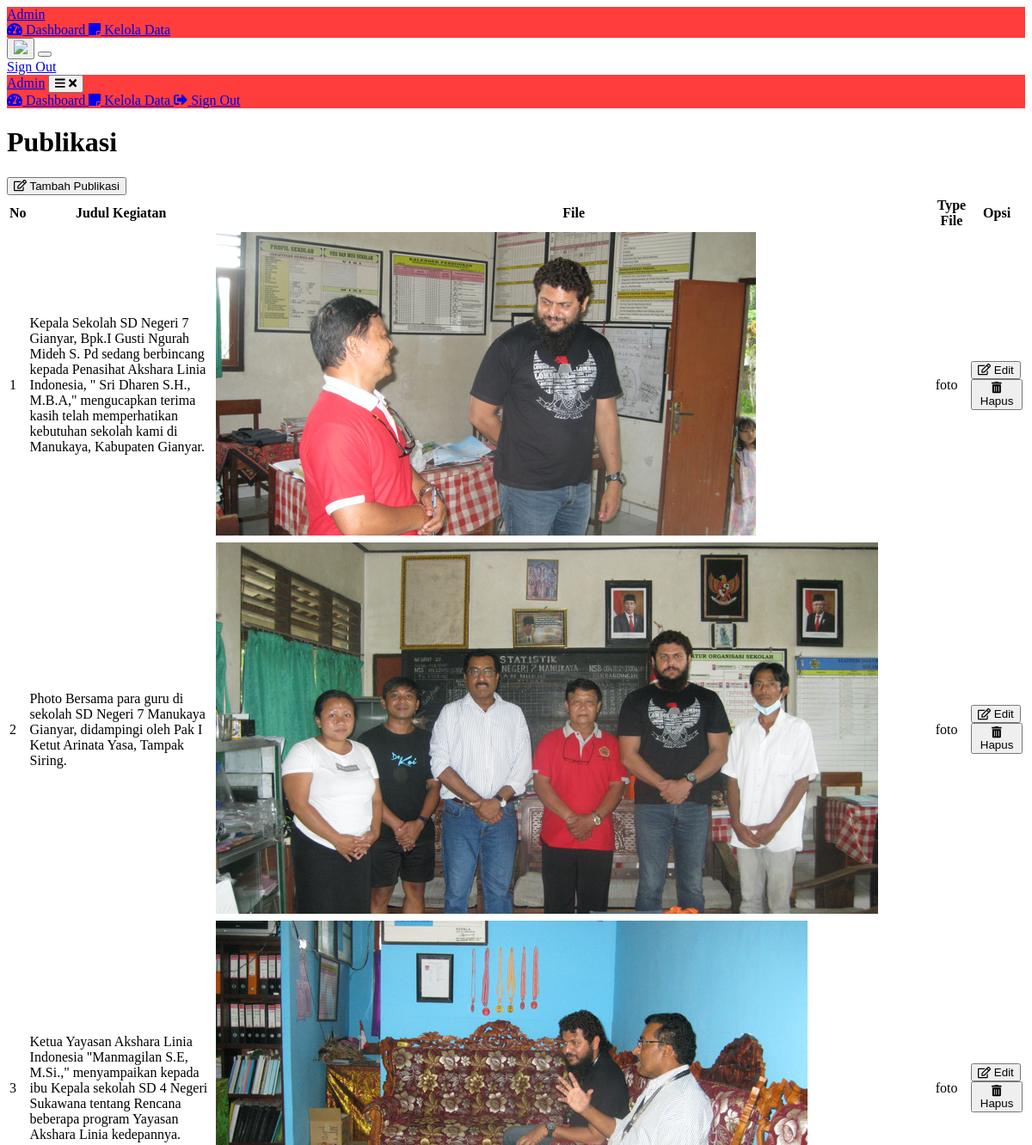
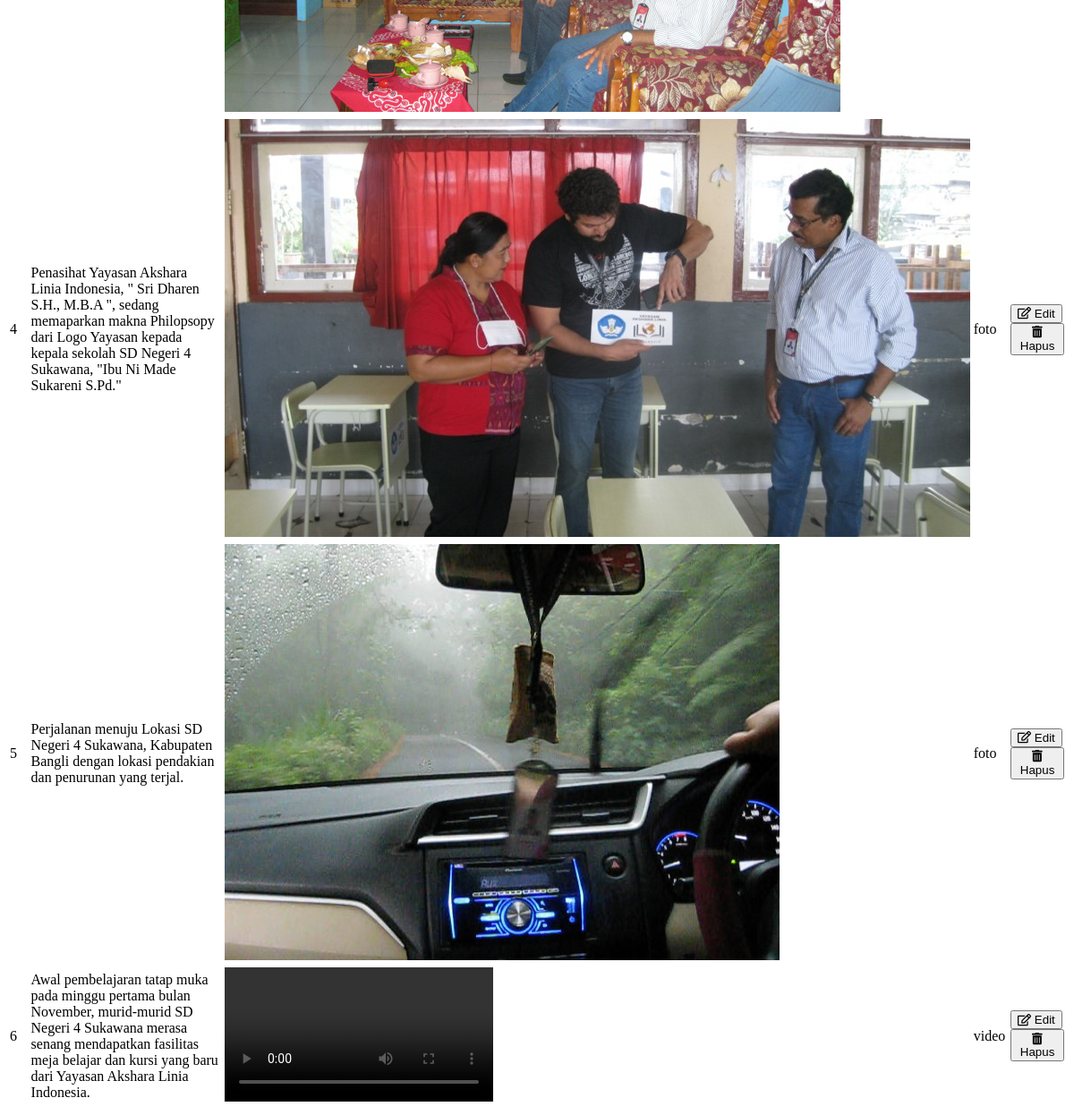
Page /admin/publikasi.php (signed in) on the committed database (2 pictures, top to bottom).
### tables this page shows
CREATE TABLE `publikasi` (
  `id` int(11) NOT NULL,
  `judul` varchar(255) DEFAULT NULL,
  `jenis_file` varchar(10) DEFAULT NULL,
  `nama_file` varchar(255) DEFAULT NULL
);

### admin/koneksi.php (called while the page is built, shortened)
<?php
$server = "localhost";
$user = "root";
$pass = "";
$database = "yayasan";
$conn = mysqli_connect($server, $user, $pass, $database);
function query($query){
    global $conn;
    $result = mysqli_query($conn, $query);
    $rows = [];
    while ($row = mysqli_fetch_assoc($result)){
        $rows[]= $row;
    }
    return $rows;
}
?>

### admin/publikasi.php (the view, shortened to what this page needs)
<?php
require 'koneksi.php';
$publikasi = query("SELECT * FROM publikasi");
?>
<?php include '../admin/layout/header.php'; ?>
</head>
<body class="bg-gray-100 font-sans flex">
    <?php include '../admin/layout/navsidebar.php'; ?>
    <div class="w-full overflow-x-hidden border-t flex flex-col">
        <main class="w-full flex-grow p-6">
            <h1 class="text-3xl text-black pb-3 font-bold">Publikasi</h1>
            <div class="w-full mt-4">
                <div class="">
                    <a href="publikasi-add.php" class="flex flex-row bg-blue-200 text-blue-800 hover:bg-blue-400 hover:text-blue-900 rounded-lg px-6 py-3 w-max">
                        <button>
                            <i class="far fa-edit"></i>
                            Tambah Publikasi
                        </button>
                    </a>
                </div>
                <div class="bg-white mt-3 overflow-auto">
                        <table class="min-w-full bg-white">
                            <thead class="bg-red-800 text-white">
                                <tr>
                                    <th class="py-3 px-4 uppercase font-semibold text-sm">No</th>
                                    <th class="w-6/12 text-left py-3 px-4 uppercase font-semibold text-sm">Judul Kegiatan</th>
                                    <th class="w-3/12 text-left py-3 px-4 uppercase font-semibold text-sm">File</th>
                                    <th class="w-1/12 py-3 px-4 uppercase font-semibold text-sm">Type File</th>
                                    <th class="w-2/12py-3 px-4 uppercase font-semibold text-sm">Opsi</td>
                                </tr>
                            </thead>
                            <tbody class="text-gray-700">
                                <?php $i = 0; ?>
                                <?php foreach ($publikasi as $row) : ?>
                                    <?php if ($row["jenis_file"] == "foto") { ?>
                                        <?php $i++; ?>
                                        <?php if ($i % 2 == 1) { ?>
                                            <tr class="bg-white">
                                            <?php } else { ?>
                                            <tr class="bg-gray-200">
                                            <?php } ?>
                                            <td class="text-left py-3 px-4"><a class="hover:text-blue-500"><?= $i; ?></a></td>
                                            <td class="w-6/12  text-left py-3 px-4"><?= $row["judul"]; ?></td>
                                            <td class="w-3/12text-left py-3 px-4">
                                                <img src="/public/publikasi/<?= $row["nama_file"]; ?>">
                                            </td>
                                            <td class="w-1/12text-left py-3 px-4"><?= $row["jenis_file"]; ?></td>
                                            <td class="w-2/12 text-left">
                                                <a href="publikasi-edit.php?=<?php echo $row["id"]; ?>" class="hidden flex flex-row bg-green-200 text-green-800 hover:bg-green-400 hover:text-green-900 rounded-lg px-6 py-3 w-max">
                                                    <button>
                                                        <i class="far fa-edit"></i>
                                                        Edit
                                                    </button>
                                                </a>
                                                <a href="publikasi-delete.php?hapus_data=<?php echo $row["id"]; ?>" class="mt-3 flex flex-row bg-red-200 text-red-800 rounded-lg hover:bg-red-400 hover:text-red-900 px-6 py-3 w-max">
                                                    <button>
                                                        <i class="fas fa-trash-alt"></i>
                                                        Hapus
                                                    </button>
                                                </a>
                                            </td>
                                            </tr>
                                        <?php } elseif ($row["jenis_file"] == "video") { ?>
                                            <?php $i++; ?>
                                            <?php if ($i % 2 == 1) { ?>
                                                <tr class="bg-white">
                                                <?php } else { ?>
                                                <tr class="bg-gray-200">
                                                <?php } ?>
                                                <td class="py-3 px-4"><a class="hover:text-blue-500"><?php echo $i; ?></a></td>
                                                <td class="w-6/12 text-left py-3 px-4"><?= $row["judul"]; ?></td>
                                                <td class="w-3/12 text-left py-3 px-4">
                                                    <video class="w-full h-auto" controls>
                                                        <source src="/public/publikasi/<?= $row["nama_file"]; ?>#t=0.1" type="video/mp4">
                                                    </video>
                                                </td>
                                                <td class="w-1/12text-left py-3 px-4"><?= $row["jenis_file"]; ?></td>
                                                <td class="w-2/12 text-left">
                                                    <a href="publikasi-edit.php?edit_data=<?php echo $row["id"]; ?>" class="hidden flex flex-row bg-green-200 text-green-800 hover:bg-green-400 hover:text-green-900 rounded-lg px-6 py-3 w-max">
                                                        <button>
                                                            <i class="far fa-edit"></i>
                                                            Edit
                                                        </button>
                                                    </a>
                                                    <a href="publikasi-delete.php?hapus_data=<?php echo $row["id"]; ?>" class="mt-3 flex flex-row bg-red-200 text-red-800 rounded-lg hover:bg-red-400 hover:text-red-900 px-6 py-3 w-max">
                                                        <button>
                                                            <i class="fas fa-trash-alt"></i>
                                                            Hapus
                                                        </button>
                                                    </a>
                                                </td>
                                                </tr>
                                            <?php } ?>
                                        <?php endforeach; ?>
                            </tbody>
                        </table>
                </div>
            </div>
        </main>
    </div>
    </div>
</body>
</html>

### rows in the picture
publikasi: judul "Kepala Sekolah SD Negeri 7 Gianyar, Bpk.I Gusti Ngurah Mideh S. Pd sedang berbincang kepada Penasihat Akshara Linia Indonesia, \" Sri Dharen S.H., M.B.A,\" mengucapkan terima kasih telah memperhatikan kebutuhan sekolah kami di Manukaya, Kabupaten Gianyar.", nama_file (picture), jenis_file "foto"
publikasi: judul "Photo Bersama para guru di sekolah SD Negeri 7 Manukaya Gianyar, didampingi oleh Pak I Ketut Arinata Yasa, Tampak Siring.", nama_file (picture), jenis_file "foto"
publikasi: judul "Ketua Yayasan Akshara Linia Indonesia \"Manmagilan S.E, M.Si.,\" menyampaikan kepada ibu Kepala sekolah SD 4 Negeri Sukawana tentang Rencana beberapa program Yayasan Akshara Linia kedepannya.", nama_file (picture), jenis_file "foto"
publikasi: judul "Penasihat Yayasan Akshara Linia Indonesia, \" Sri Dharen S.H., M.B.A \", sedang memaparkan makna Philopsopy dari Logo Yayasan kepada kepala sekolah SD Negeri 4 Sukawana, \"Ibu Ni Made Sukareni S.Pd.\"", nama_file (picture), jenis_file "foto"
publikasi: judul "Perjalanan menuju Lokasi SD Negeri 4 Sukawana, Kabupaten Bangli dengan lokasi pendakian dan penurunan yang terjal.", nama_file (picture), jenis_file "foto"
publikasi: judul "Awal pembelajaran tatap muka pada minggu pertama bulan November, murid-murid SD Negeri 4 Sukawana merasa senang mendapatkan fasilitas meja belajar dan kursi yang baru dari Yayasan Akshara Linia Indonesia.", jenis_file "video"
